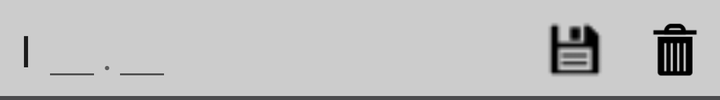
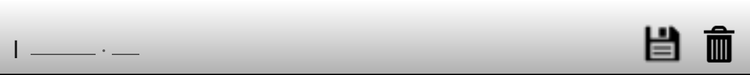

The same Android screen from two of the app's own layout files: first res/layout/ as a phone draws it, then the repository's variant for another configuration, drawn on a device whose configuration selects that folder. Both files follow.
<!-- AndroidManifest.xml: application theme Theme.AppCompat.Light.NoActionBar -->
<!-- res/layout/layout_new_i.xml -->
<?xml version="1.0" encoding="utf-8"?>
<RelativeLayout xmlns:android="http://schemas.android.com/apk/res/android"
    android:layout_height="50dp"
    android:layout_width="fill_parent"
    android:id="@+id/new_variable_entered"
    android:background="#CCCCCC">

    <TextView
        android:layout_width="wrap_content"
        android:layout_height="wrap_content"
        android:layout_centerVertical="true"
        android:layout_alignParentLeft="true"
        android:layout_marginLeft="10dp"
        android:textAppearance="?android:attr/textAppearanceLarge"
        android:text="I"
        android:id="@+id/var_type" />
    <EditText
        android:layout_width="30dp"
        android:layout_height="wrap_content"
        android:gravity="center"
        android:layout_centerVertical="true"
        android:inputType="number"
        android:layout_toRightOf="@id/var_type"
        android:layout_marginLeft="5dp"
        android:id="@+id/ibyte"
        />
    <TextView
        android:layout_width="wrap_content"
        android:layout_height="wrap_content"
        android:textSize="20sp"
        android:layout_toRightOf="@id/ibyte"
        android:layout_marginBottom="5dp"
        android:layout_alignBottom="@id/ibyte"
        android:text="."/>

    <EditText
        android:layout_width="30dp"
        android:layout_height="wrap_content"
        android:layout_centerVertical="true"
        android:gravity="center"
        android:layout_toRightOf="@id/ibyte"
        android:inputType="number"
        android:layout_marginLeft="5dp"
        android:id="@+id/ibit"/>


    <ImageView
        android:layout_width="35dp"
        android:layout_height="35dp"
        android:src="@drawable/delete"
        android:layout_marginTop="5dp"
        android:layout_centerVertical="true"
        android:clickable="true"
        android:layout_alignParentRight="true"
        android:layout_marginRight="5dp"
        android:id="@+id/deletebut"/>

    <LinearLayout
        android:layout_width="fill_parent"
        android:layout_height="2dp"
        android:layout_marginTop="48dp"
        android:background="#4b4b4d"></LinearLayout>

    <ImageView
        android:layout_width="35dp"
        android:layout_height="35dp"
        android:id="@+id/confirmlayout"
        android:layout_centerVertical="true"
        android:layout_toLeftOf="@+id/deletebut"
        android:layout_marginRight="15dp"
        android:clickable="true"
        android:src="@drawable/confirm" />
    <LinearLayout
        android:layout_width="fill_parent"
        android:layout_height="2dp"
        android:layout_marginTop="48dp"
        android:background="#4b4b4d"></LinearLayout>

</RelativeLayout>
<!-- resources referenced by this layout -->
<resources>
  <!-- drawable confirm: png bitmap (drawable-ldpi, 351 bytes) -->
  <!-- drawable delete: png bitmap (drawable-hdpi, 573 bytes) -->
</resources>
<!-- res/layout-large/layout_new_i.xml (the repository's variant of the layout above) -->
<!-- drawn on a 7-inch tablet held upright -->
<?xml version="1.0" encoding="utf-8"?>
<RelativeLayout xmlns:android="http://schemas.android.com/apk/res/android"
    android:layout_height="60dp"
    android:layout_width="fill_parent"
    android:id="@+id/new_variable_entered"
    android:background="@drawable/new_data_line_background">

    <TextView
        android:layout_width="wrap_content"
        android:layout_height="wrap_content"
        android:textSize="20sp"
        android:layout_marginTop="25dp"
        android:layout_alignParentLeft="true"
        android:layout_marginLeft="10dp"
        android:textAppearance="?android:attr/textAppearanceLarge"
        android:text="I"
        android:id="@+id/var_type" />
    <EditText
        android:layout_width="60dp"
        android:layout_height="wrap_content"
        android:textSize="20sp"
        android:layout_marginTop="8dp"
        android:inputType="number"
        android:layout_toRightOf="@id/var_type"
        android:layout_marginLeft="5dp"
        android:id="@+id/ibyte"
        />
    <TextView
        android:layout_width="wrap_content"
        android:layout_height="wrap_content"
        android:textSize="20sp"
        android:layout_marginTop="13dp"
        android:layout_toRightOf="@id/ibyte"
        android:layout_marginBottom="5dp"
        android:layout_alignBottom="@id/ibyte"
        android:text="."/>

    <EditText
        android:layout_width="30dp"
        android:maxLines="1"
        android:layout_height="wrap_content"
        android:textSize="20sp"
        android:layout_marginTop="8dp"
        android:gravity="center"
        android:layout_toRightOf="@id/ibyte"
        android:inputType="number"
        android:layout_marginLeft="5dp"
        android:id="@+id/ibit"/>


    <ImageView
        android:layout_width="40dp"
        android:layout_height="40dp"
        android:src="@drawable/delete"
        android:layout_alignParentTop="true"
        android:layout_marginTop="15dp"
        android:layout_marginRight="5dp"
        android:gravity="bottom"
        android:clickable="true"
        android:layout_alignParentRight="true"
        android:id="@+id/deletebut"/>
    <ImageView
        android:layout_width="40dp"
        android:layout_height="40dp"
        android:layout_marginTop="15dp"
        android:id="@+id/confirmlayout"
        android:layout_toLeftOf="@id/deletebut"
        android:layout_marginRight="5dp"
        android:clickable="true"
        android:src="@drawable/confirm" />
    <LinearLayout
        android:layout_width="fill_parent"
        android:layout_height="1dp"
        android:layout_marginTop="59dp"
        android:background="#000000"></LinearLayout>

</RelativeLayout>
<!-- resources referenced by the variant -->
<!-- as a 7-inch tablet held upright resolves them -->
<resources>
  <!-- drawable confirm: png bitmap (drawable-ldpi, 351 bytes) -->
  <!-- drawable delete: png bitmap (drawable-hdpi, 573 bytes) -->
  <!-- drawable new_data_line_background (drawable) -->
  <shape xmlns:android="http://schemas.android.com/apk/res/android"
      android:shape="rectangle">
      <gradient
          android:startColor="#AFAFAF"
          android:endColor="#FFFFFFFF"
          android:angle="90"/>
  </shape>
</resources>
